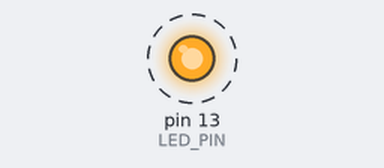
Bench run of a sketch on a simulated Arduino Uno, built with avr-gcc and run on an emulated ATmega328P. Shown: output pins drawn as LEDs (lit = HIGH). Dashed ring = blinking.

Above: at 0.2 s.
Timing chart, 0 to 3.0 s (numbered marks = the images above):
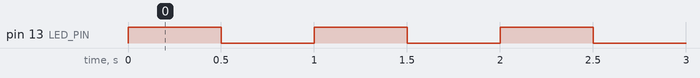

Measured:
- by itself, pin 13 (LED_PIN): alternates HIGH for 0.50 s and LOW for 0.50 s, 10 changes in all, then stays LOW

The sketch:

Blink5Stop.ino
```cpp
/*
  Blink
  Turns on an LED on for one second, then off for one second.

  This example has been modified to turn off after 5 blinks.

 */

// Variable used to shut off blinking cycle.
boolean bDone;

// Pin 13 has an LED connected on most Arduino boards.
// Pin 0 on Feather board.
int LED_PIN = 13;

void setup() {
  // initialize the digital pin as an output.
  pinMode(LED_PIN, OUTPUT);

  // Start with blinking enabled.
  bDone = false;

}

void loop() {

  if (!bDone) {
    for (int x=0; x<5; x++) {
      digitalWrite(LED_PIN, HIGH);   // set the LED on
      delay(500);              // wait for a second
      digitalWrite(LED_PIN, LOW);    // set the LED off
      delay(500);              // wait for a second
    } // for x

    // stop blinking
    bDone = true;


  } // if !bDone

}
```
